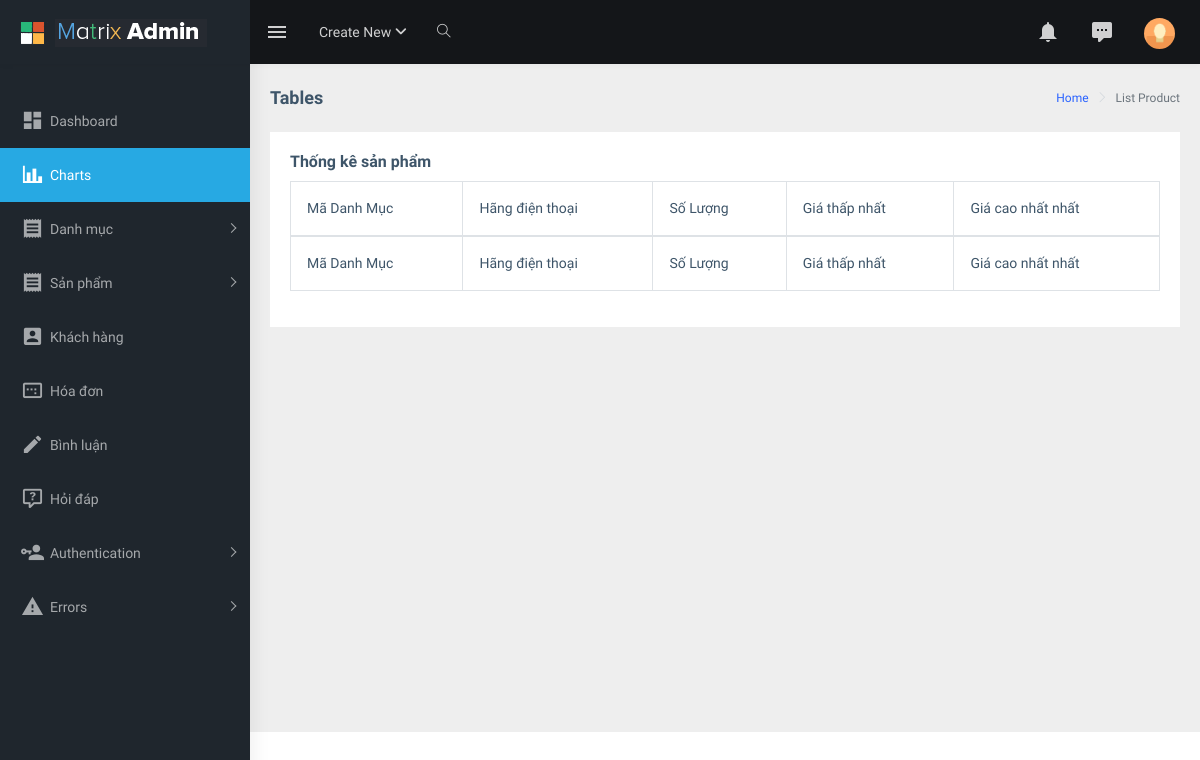
Page /admin/index.php?act=chart on the earlier database version.
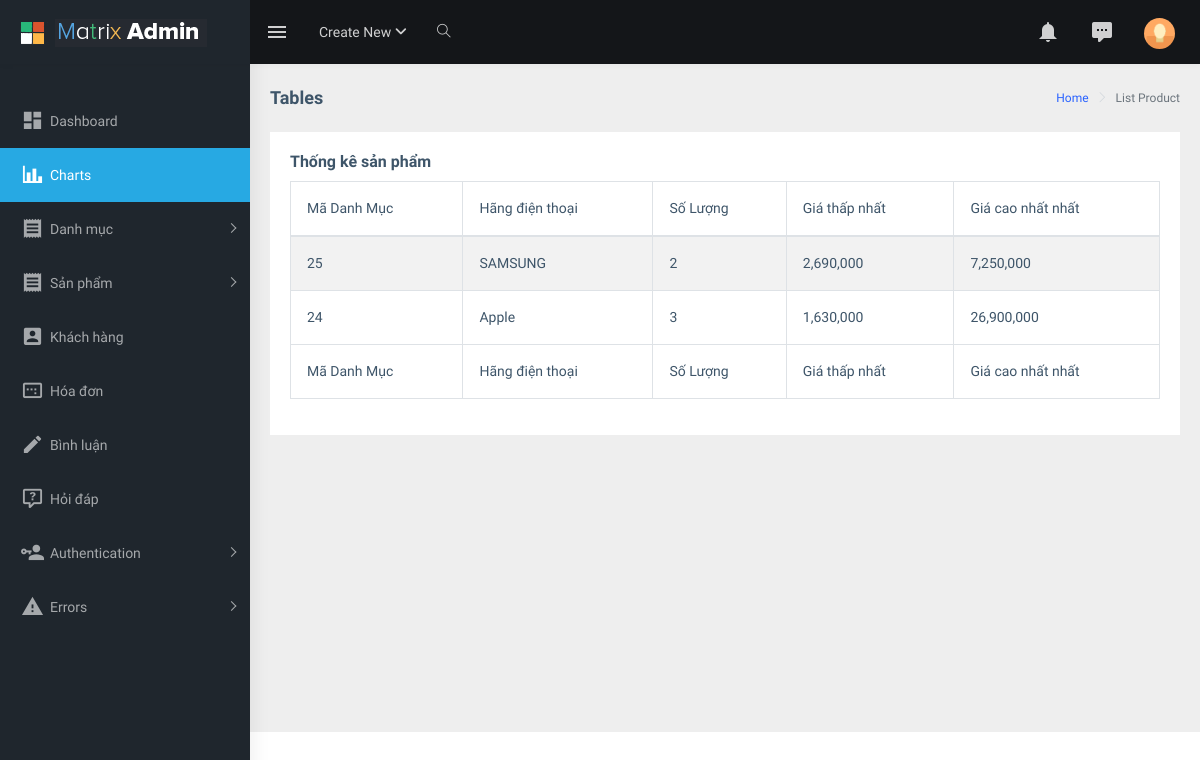
Same page on the later database version.
### tables this page shows
CREATE TABLE `category` (
  `id_cate` int(11) NOT NULL,
  `name_cate` varchar(255) NOT NULL
);

### admin/controller/controller.php (called while the page is built)
<?php
function render($path, $data = [])
{
    extract($data);
    $view = "view/" . $path . ".php";
    include_once $view;
}

### admin/model/pdo.php (called while the page is built, shortened)
<?php
function pdo_get_connection()
{
    $dburl = "mysql:host=127.0.0.1;dbname=du_an_1;charset=utf8";
    $username = 'root';
    $password = '';
    $conn = new PDO($dburl, $username, $password);
    $conn->setAttribute(PDO::ATTR_ERRMODE, PDO::ERRMODE_EXCEPTION);
    return $conn;
}
function pdo_query($sql)
{
    $sql_args = array_slice(func_get_args(), 1);
    try {
        $conn = pdo_get_connection();
        $stmt = $conn->prepare($sql);
        $stmt->execute($sql_args);
        $rows = $stmt->fetchAll();
        return $rows;
    } catch (PDOException $e) {
        throw $e;
    } finally {
        unset($conn);
    }
}

### admin/model/thongke.php (called while the page is built, shortened)
<?php
function loadall_statis()
{
    $sql = "SELECT c.id_cate as idcate, c.name_cate as namecate, count(p.id_pro) as pro_quantity, min(p.price) as min_price, max(p.price) as max_price, avg(p.price) as avg_price";
    $sql .= " FROM product p LEFT JOIN category c ON c.id_cate = p.idcate";
    $sql .= " GROUP BY c.id_cate ORDER BY c.id_cate DESC";
    $liststatis = pdo_query($sql);
    return $liststatis;
}

### admin/view/chart.php (the view, shortened to what this page needs)
<?php include_once "header.php" ?>
<?php include_once "nav.php" ?>
<div class="page-wrapper">
    <div class="page-breadcrumb">
        <div class="row">
            <div class="col-12 d-flex no-block align-items-center">
                <h4 class="page-title">Tables</h4>
                <div class="ml-auto text-right">
                    <nav aria-label="breadcrumb">
                        <ol class="breadcrumb">
                            <li class="breadcrumb-item"><a href="#">Home</a></li>
                            <li class="breadcrumb-item active" aria-current="page">List Product</li>
                        </ol>
                    </nav>
                </div>
            </div>
        </div>
    </div>
    <div class="container-fluid">
        <div class="row">
            <div class="col-12">
                <div class="card">
                    <div class="card-body">
                        <h5 class="card-title">Thống kê sản phẩm</h5>
                        <div class="table-responsive">
                            <table id="zero_config" class="table table-striped table-bordered">
                                <thead>
                                    <tr>
                                        <th>Mã Danh Mục</th>
                                        <th>Hãng điện thoại</th>
                                        <th>Số Lượng</th>
                                        <th>Giá thấp nhất</th>
                                        <th>Giá cao nhất nhất</th>
                                    </tr>
                                </thead>
                                <tbody>
                                    <?php foreach ($chart as $statis) : extract($statis); ?>
                                        <tr>
                                            <td><?= $idcate ?></td>
                                            <td><?= $namecate ?></td>
                                            <td><?= $pro_quantity ?></td>
                                            <td><?= number_format($min_price) ?></td>
                                            <td><?= number_format($max_price) ?></td>
                                        </tr>
                                    <?php endforeach ?>
                                </tbody>
                                <tfoot>
                                    <tr>
                                        <th>Mã Danh Mục</th>
                                        <th>Hãng điện thoại</th>
                                        <th>Số Lượng</th>
                                        <th>Giá thấp nhất</th>
                                        <th>Giá cao nhất nhất</th>
                                    </tr>
                                </tfoot>
                            </table>
                        </div>
                    </div>
                </div>
            </div>
        </div>
    </div>
</div>
<?php include_once "footer.php" ?>

Differences in the rows shown:
added category: id_cate "25", name_cate "SAMSUNG", pro_quantity "2", min_price "2,690,000", max_price "7,250,000"
added category: id_cate "24", name_cate "Apple", pro_quantity "3", min_price "1,630,000", max_price "26,900,000"
